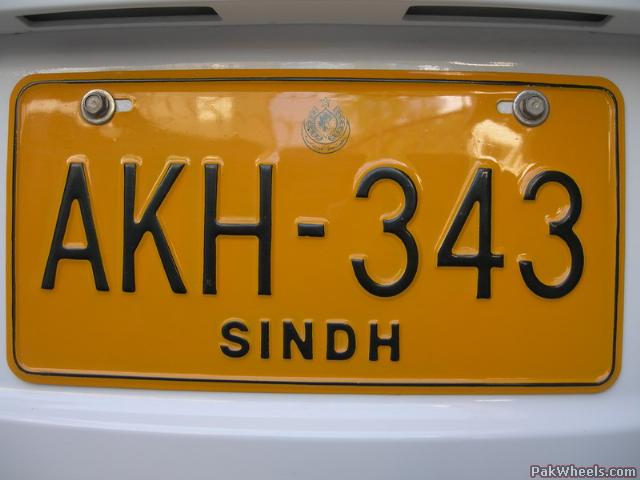
%> input picture project/carplate1.jpg, 640 x 480 px
$ octave car_license_plate_reader.m   (GNU Octave 9; MATLAB toolbox functions it lacks are replaced by stand-ins)
%> lines starting %> are read from the running program, lines starting %| are printed output that depends on the picture; in (x1, y1, x2, y2) boxes, pixels count from 0 and x2, y2 are one past the last pixel; in counts of white or black regions, pixels touching at a corner belong together; the program's own positions count from 1
clc;
close all;
clear all;

%.................................
f=imread('carplate1.jpg');
%> f is the input picture: size 480x640x3 uint8; mean R, G, B 152.5, 119, 68
f=imresize(f,[400 NaN]);                   %%image loading unit
%> f: size 400x534x3 uint8
%no of rows =400
imshow(f);
g=rgb2gray(f);
g=medfilt2(g,[3 3]);
%2d median filter
%reduce salt n pepper noise
%the median value in the 3-by-3 neighborhood

%**********************************
stre=strel('disk',1);    %strucruring element
%structuring element of disk shape(matrix of 1) with radius 1

gi=imdilate(g,stre);
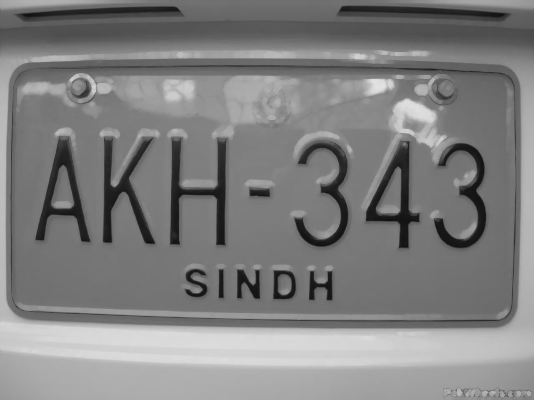
%> gi: size 400x534 uint8; min 18, max 226, mean 127.8
%fill gaps

ge=imerode(g,stre);   %%%% morphological image processing
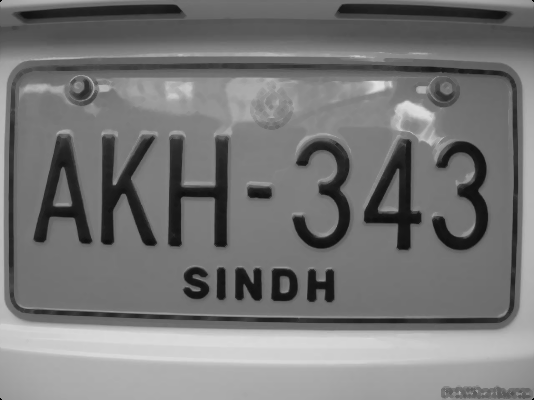
%> ge: size 400x534 uint8; min 0, max 225, mean 118.7
%shrink or eliminate irrelevant details

gdiff=imsubtract(gi,ge);
gdiff=mat2gray(gdiff);
%> gdiff: size 400x534 double
%amin and amax as min and mx value of image

gdiff=conv2(gdiff,[1 1;1 1]); %convolution of matrix   %brighten(doubt)
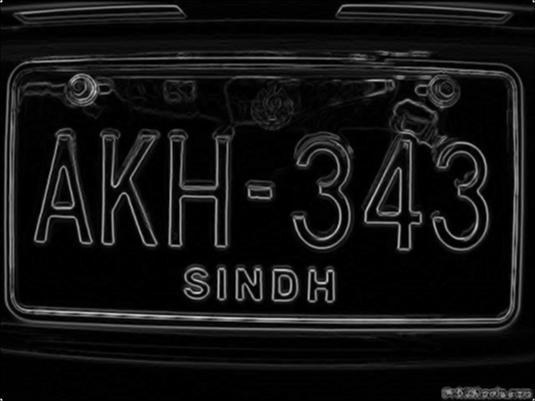
%> gdiff: size 401x535 double; min 0, max 3.01, mean 0.223; drawn with min black and max white

gdiff=imadjust(gdiff,[0.5 0.7],[0 1],.1);
%maps intensity from .5-.7 to 0-1 with curve of gamma .1

B=logical(gdiff);%so that size works
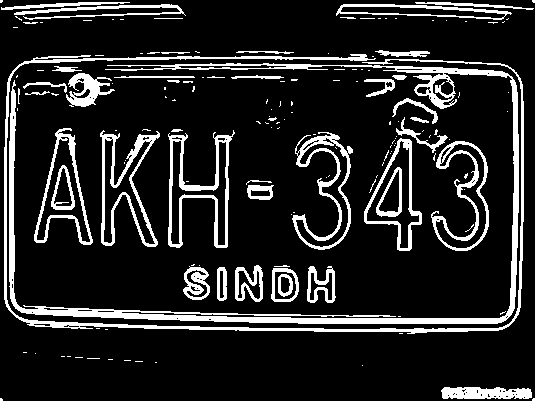
%> B: size 401x535 logical; 14.6% white; 157 white regions (111 under 20 px), largest, box (x1, y1, x2, y2) and area: (9, 63, 519, 324) 8100, (4, 54, 524, 334) 4650, (168, 130, 235, 248) 1831
[a1 b1]=size(B);
%> a1 = 401; b1 = 535
figure(2)
imshow(B)

er=imerode(B,strel('line',100,0));
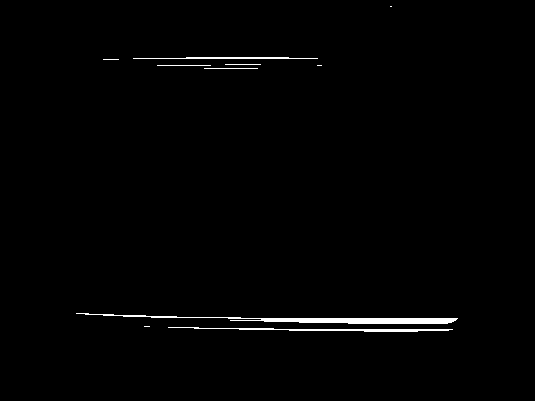
%> er: size 401x535 logical; 1.1% white; 10 white regions (4 under 20 px), largest, box (x1, y1, x2, y2) and area: (76, 313, 458, 324) 1324, (168, 327, 453, 332) 539, (133, 57, 318, 59) 288, (157, 65, 211, 66) 54, (204, 68, 258, 69) 54, (225, 64, 261, 65) 36
%img , structuring element
%removing usless horizontal line
figure(3)
imshow(er)
out1=imsubtract(B,er);
%> out1: size 401x535 double; values 0 (black) and 1 (white), 13.5% white; 185 white regions (129 under 20 px), largest, box (x1, y1, x2, y2) and area: (175, 63, 519, 324) 3347, (9, 80, 396, 324) 2957, (4, 55, 289, 331) 2011

F=imfill(out1,'holes');      %filling the object
%> F: size 401x535 double; values 0 (black) and 1 (white), 19.2% white; 180 white regions (127 under 20 px), largest, box (x1, y1, x2, y2) and area: (175, 63, 519, 324) 3706, (168, 130, 235, 248) 3499, (34, 128, 93, 245) 3311
H=bwmorph(F,'thin',1);
%> H: size 401x535 logical; 14.6% white; 180 white regions (135 under 20 px), largest, box (x1, y1, x2, y2) and area: (365, 139, 421, 250) 2992, (168, 130, 234, 247) 2970, (35, 129, 92, 244) 2968
%morphological operation on binary image
%thin it once  %to remove useless thin lines
H=imerode(H,strel('line',3,90));
%> H: size 401x535 logical; 11% white; 89 white regions (61 under 20 px), largest, box (x1, y1, x2, y2) and area: (365, 140, 421, 249) 2876, (35, 132, 92, 243) 2830, (169, 137, 231, 246) 2802
%structuring element of lenf=gth 3 and degree 90
figure(4)
imshow(H)

final=bwareaopen(H,floor((a1/15)*(b1/15)));
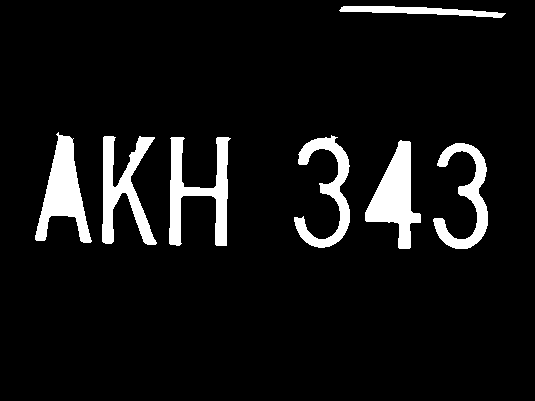
%> final: size 401x535 logical; 7.6% white; 7 white regions
%remove objects that hav fewer pixels than second argument
%floor rounds the value

%edit here
figure(5)
imshow(final)

Iprops=regionprops(final,'BoundingBox','Image');
%> Iprops = 7 regions; box (x1, y1, x2, y2): (35, 132, 92, 243), (102, 136, 157, 245), (169, 137, 231, 246), (294, 135, 350, 248), (339, 6, 506, 18), (365, 140, 421, 249), (433, 143, 488, 249)
hold on                            %add to the exsisting graph
for n=1:size(Iprops,1)               %sixe of iprops in first dimension
    rectangle('Position',Iprops(n).BoundingBox,'EdgeColor','g','LineWidth',2);
end
%> this loop made 7 passes
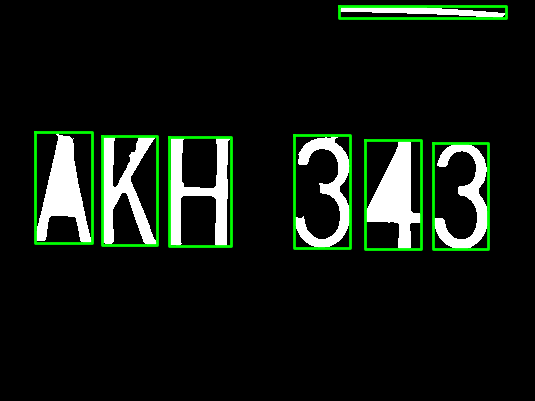
%> figure redrawn from the program's plot data
hold off                            %reset axis properties

$ run again, with project/carplate2.JPG copied over project/carplate1.jpg
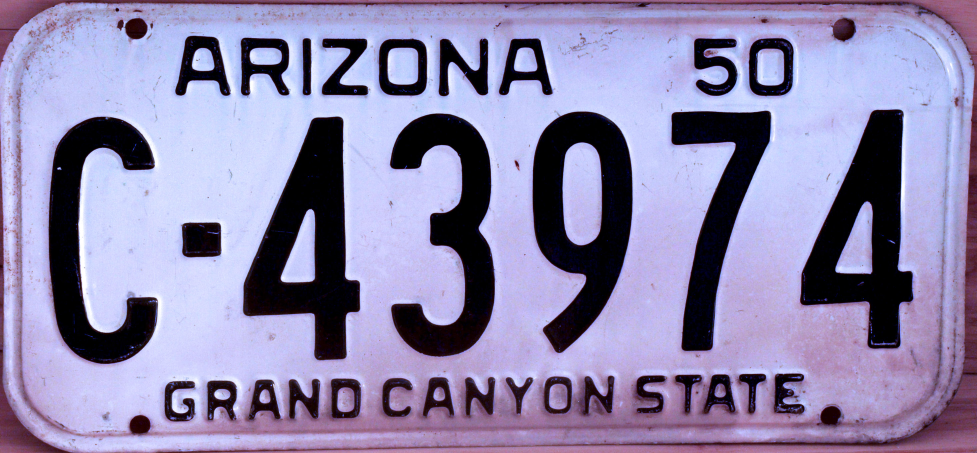
%> input picture project/carplate2.JPG, 2931 x 1359 px (shown at 1/3 size)
%> f is the input picture: size 1359x2931x3 uint8; mean R, G, B 143.1, 135.8, 173.1
%> f: size 400x863x3 uint8
%> B: size 401x864 logical; 11.8% white; 233 white regions (149 under 20 px), largest, box (x1, y1, x2, y2) and area: (42, 102, 142, 324) 2672, (343, 99, 439, 317) 2444, (706, 95, 809, 310) 2123
%> `er=imerode(B,strel('line',100,0));`:
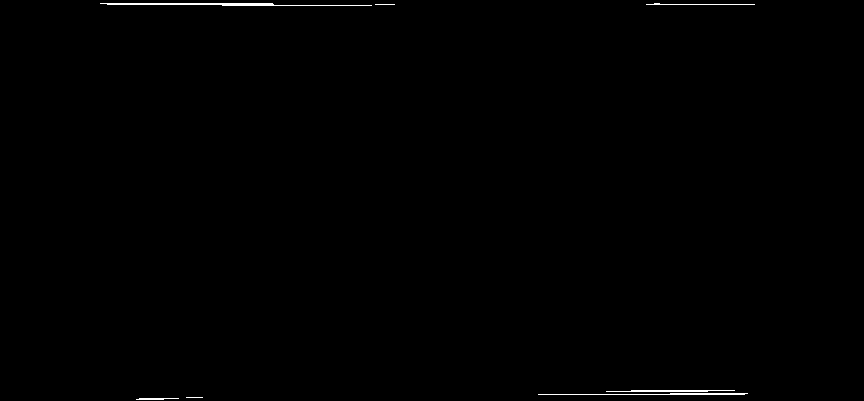
%> er: size 401x864 logical; 0.35% white in thin lines or dots, all inside (x1, y1, x2, y2) = (100, 3, 755, 400)
%> F: size 401x864 double; values 0 (black) and 1 (white), 31.1% white; 246 white regions (165 under 20 px), largest, box (x1, y1, x2, y2) and area: (469, 97, 561, 314) 13988, (213, 102, 320, 320) 13417, (706, 95, 809, 310) 12809
%> final: size 401x864 logical; 20.7% white; 10 white regions
%> Iprops = 10 regions; largest, box (x1, y1, x2, y2): (214, 104, 319, 318), (43, 104, 141, 322), (707, 97, 808, 308), (344, 101, 438, 315), (470, 99, 560, 312)
%> the loop `for n=1:size(Iprops,1)` made 10 passes
%> after the loop `for n=1:size(Iprops,1)`:
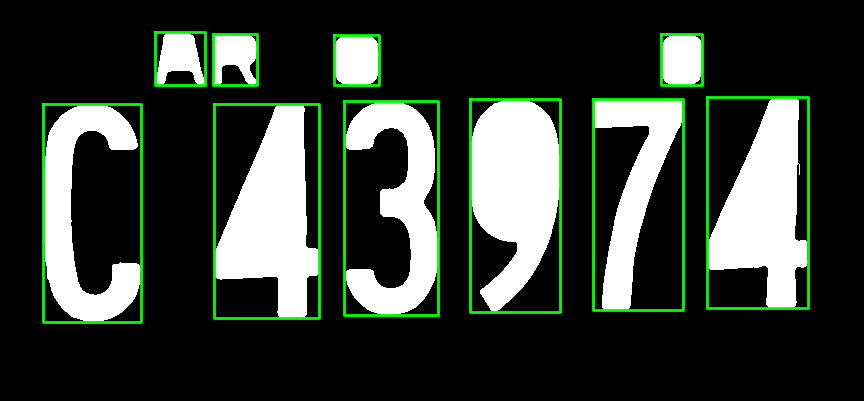
%> figure redrawn from the program's plot data

$ run again, with project/carplate3.jpg copied over project/carplate1.jpg
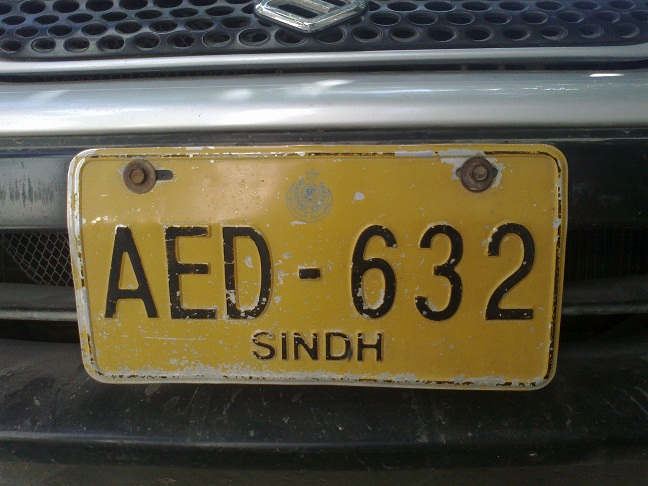
%> input picture project/carplate3.jpg, 648 x 486 px
%> f is the input picture: size 486x648x3 uint8; mean R, G, B 92.7, 86.3, 65.4
%> f: size 400x534x3 uint8
%> `B=logical(gdiff);`:
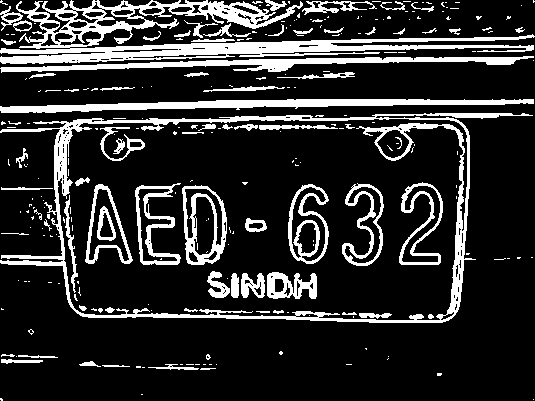
%> B: size 401x535 logical; 18.1% white; 256 white regions (181 under 20 px), largest, box (x1, y1, x2, y2) and area: (0, 0, 535, 64) 10093, (0, 113, 533, 323) 7920, (0, 99, 534, 113) 3513
%> er: size 401x535 logical; 2.7% white; 17 white regions (3 under 20 px), largest, box (x1, y1, x2, y2) and area: (0, 99, 484, 111) 2258, (0, 46, 484, 62) 1273, (0, 58, 478, 69) 997
%> out1: size 401x535 double; values 0 (black) and 1 (white), 15.3% white; 306 white regions (207 under 20 px), largest, box (x1, y1, x2, y2) and area: (8, 0, 449, 57) 6071, (226, 117, 476, 323) 3196, (0, 118, 249, 318) 2973
%> F: size 401x535 double; values 0 (black) and 1 (white), 20.1% white; 294 white regions (195 under 20 px), largest, box (x1, y1, x2, y2) and area: (8, 0, 449, 57) 8336, (226, 117, 476, 323) 3965, (0, 118, 249, 318) 3073
%> final: size 401x535 logical; 6.6% white; 8 white regions
%> Iprops = 8 regions; box (x1, y1, x2, y2): (29, 2, 153, 47), (86, 186, 131, 262), (136, 187, 179, 263), (170, 2, 267, 27), (183, 187, 226, 263), (289, 186, 328, 262), (343, 186, 383, 264), (400, 184, 442, 263)
%> the loop `for n=1:size(Iprops,1)` made 8 passes
%> after the loop `for n=1:size(Iprops,1)`:
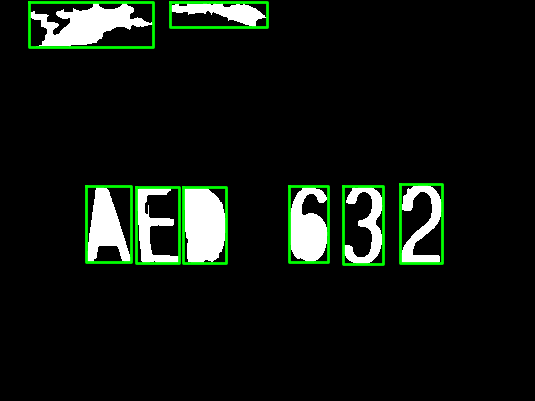
%> figure redrawn from the program's plot data
